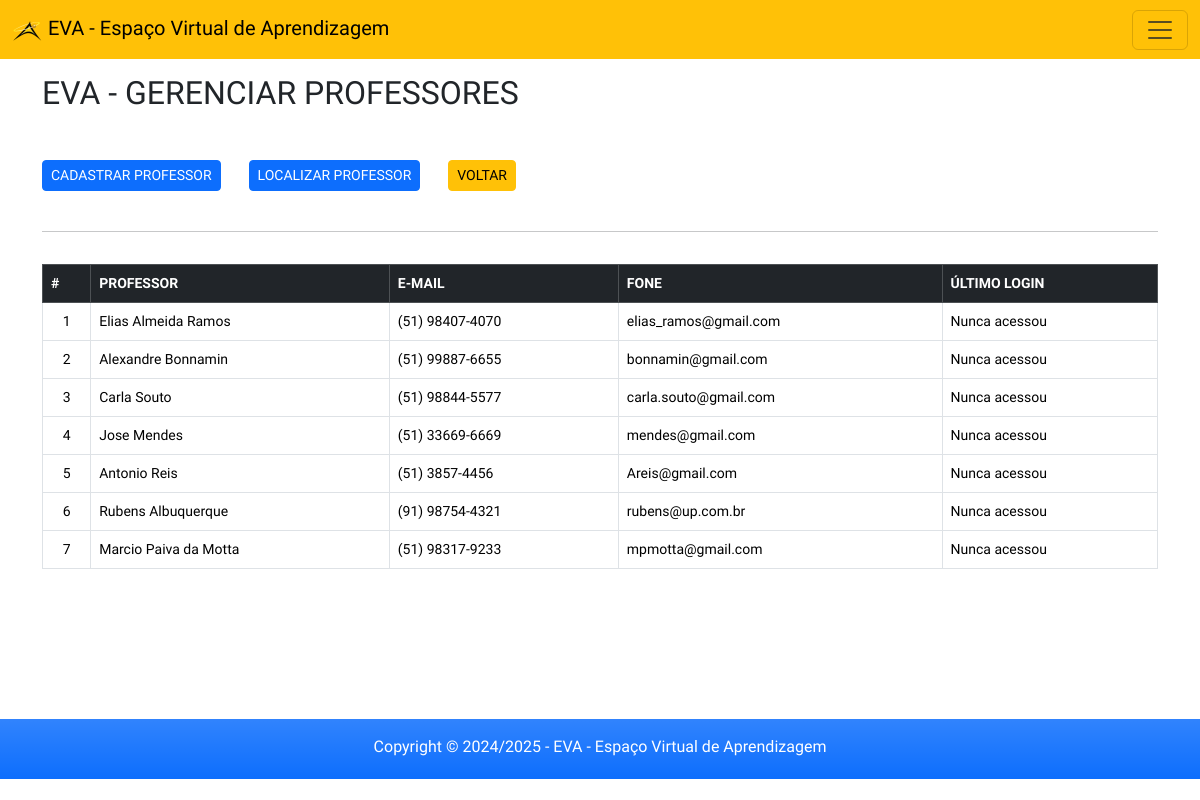
/app/view/adminProfes.php (signed in), run on the app's committed database.
### tables this page shows
CREATE TABLE `professores` (
  `id_prof` int(11) NOT NULL,
  `nome_prof` varchar(90) NOT NULL,
  `email` varchar(90) NOT NULL,
  `fone` varchar(15) NOT NULL,
  `data_criado` timestamp NOT NULL DEFAULT CURRENT_TIMESTAMP,
  `data_editado` timestamp NOT NULL DEFAULT CURRENT_TIMESTAMP ON UPDATE CURRENT_TIMESTAMP
);

### app/config/connect.php (called while the page is built, shortened)
<?php
abstract class Connect {
    private $servidor = 'localhost';
    private $user = 'root';
    private $pass = '';
    private $banco = 'eva';
    private function connect() {
        $this->conn = new PDO("mysql:host=$this->servidor;dbname=$this->banco", $this->user, $this->pass);
    }
}
?>

### app/model/professor.php (called while the page is built, shortened)
<?php
require_once '../config/connect.php';
class Professor extends Connect{
    private $tabela = 'professores';
    public function consultarProfessores(){
        $sql = "SELECT p.id_prof, p.nome_prof, p.email, p.fone, u.ultimo_login
                FROM $this->tabela AS p
                LEFT JOIN usuarios AS u ON p.email = u.email";
        $stmt = $this->conn->prepare($sql);
        $stmt->execute();
        $result = $stmt->fetchAll(PDO::FETCH_ASSOC);
        return $result;
    }
}

### app/view/adminProfes.php (the view, shortened to what this page needs)
<?php
        if(isset($_SESSION['logado']) && $_SESSION['logado'] == true && $_SESSION['nivel'] >= 3 ){
?>
<!DOCTYPE html>
<html lang="pt-br">
<head>
    <link rel="stylesheet" href="css/style.css">
</head>
<body>
    <div class="container-full">
    <?php require_once 'headerAdmin.php'; ?>
        <section class="container main bg-white">
            <h2 class="mb-5"> EVA - GERENCIAR PROFESSORES</h2>
            <button type="button" class="btn btn-sm btn-primary" data-bs-toggle="modal" data-bs-target="#cadProf">
                CADASTRAR PROFESSOR
             </button>
            <button type="button" class="btn btn-sm btn-primary ms-4" data-bs-toggle="modal" data-bs-target="#localiza">
                LOCALIZAR PROFESSOR
            </button>
            <a href="indexAdmin.php" class="btn btn-sm btn-warning ms-4">VOLTAR</a>
            <br>&nbsp;
            <hr class="pt-2 pb-2">
            <table class="table table-bordered table stripped">
                <thead class="table-dark">
                    <tr>
                        <th>
                            #
                        </th>
                        <th>
                            PROFESSOR
                        </th>
                        <th>
                            E-MAIL
                        </th>
                        <th>
                            FONE
                        </th>
                        <th>
                            ÚLTIMO LOGIN
                        </th>
                    </tr>
                </thead>
                <tbody>
                <?php
                      $professor = new professor();
                      $consulta = $professor->consultarProfessores();
                        $i = 1;
                      foreach($consulta as $linha){
                          $nome = $linha['nome_prof'];
                          $fone = $linha['fone'];
                          $email = $linha['email'];
                          $ultimo_login = $linha['ultimo_login'];
                          echo"
                          <tr>
                              <td class='text-center'>". $i++ ."</td>
                              <td>$nome</td>
                              <td>$fone</td>
                              <td>$email</td>";
                                  $dataHoraUltimoLogin = $ultimo_login;
                                      if (empty($dataHoraUltimoLogin)) {
                                          echo "<td>Nunca acessou</td>";
                                      }
                          echo "</tr>";
                      }
                ?>
                </tbody>
            </table>
        </section>
        <?php require_once 'footer.php'; ?>
    </div>
</body>
</html>
<?php
    }else{
        header('Location: ../index.php');
    }
?>

### app/view/css/style.css (style rules this page uses)
body, * { font-family: 'Saira', sans-serif; font-optical-sizing: auto; font-style: normal; }
table { font-size: 14px; margin-bottom: 150px !important; }
.container, .border { background-color: #fbfbfb; }
.main { padding-top: 15px; }

### data on the page
professores: nome_prof "Elias Almeida Ramos", fone "(51) 98407-4070", email "elias_ramos@gmail.com"
professores: nome_prof "Alexandre Bonnamin", fone "(51) 99887-6655", email "bonnamin@gmail.com"
professores: nome_prof "Carla Souto", fone "(51) 98844-5577", email "carla.souto@gmail.com"
professores: nome_prof "Jose Mendes", fone "(51) 33669-6669", email "mendes@gmail.com"
professores: nome_prof "Antonio Reis", fone "(51) 3857-4456", email "Areis@gmail.com"
professores: nome_prof "Rubens Albuquerque", fone "(91) 98754-4321", email "rubens@up.com.br"
professores: nome_prof "Marcio Paiva da Motta", fone "(51) 98317-9233", email "mpmotta@gmail.com"
